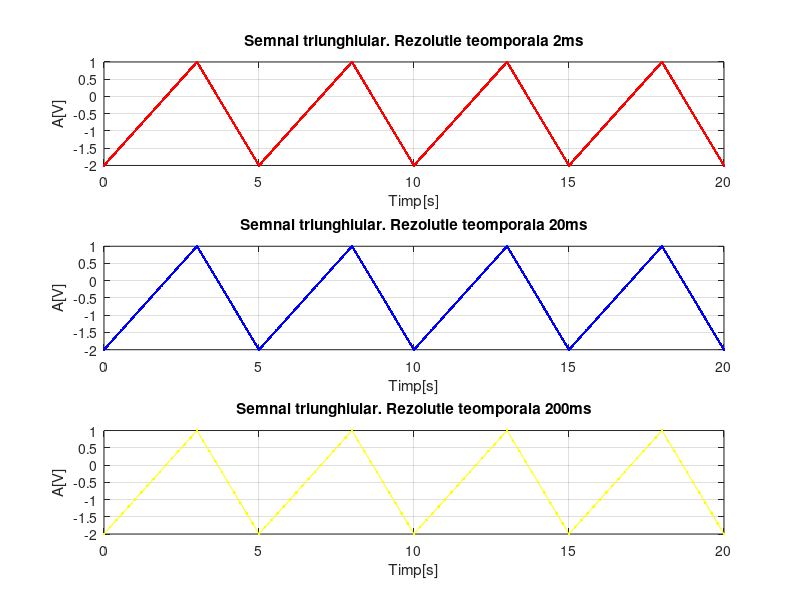

Source code (MATLAB):
%Semnal triunghiular cu:
%Perioada: 5 s;
%Nivel maxim: +1;
%Nivel minim: -2;
%Panta: +1 V/s
t=0:0.002:20;
s=1.5*sawtooth(2*pi*t*1/5,0.6)-0.5;
subplot(3,1,1)
plot(t,s,'-r.'),grid
title('Semnal triunghiular. Rezolutie teomporala 2ms')
xlabel('Timp[s]')
ylabel('A[V]')
t=0:0.02:20;
s=1.5*sawtooth(2*pi*t*1/5,0.6)-0.5;
subplot(3,1,2)
plot(t,s,'-b.'),grid
title('Semnal triunghiular. Rezolutie teomporala 20ms')
xlabel('Timp[s]')
ylabel('A[V]')
t=0:0.2:20;
s=1.5*sawtooth(2*pi*t*1/5,0.6)-0.5;
subplot(3,1,3)
plot(t,s,'-y.'),grid
title('Semnal triunghiular. Rezolutie teomporala 200ms')
xlabel('Timp[s]')
ylabel('A[V]')